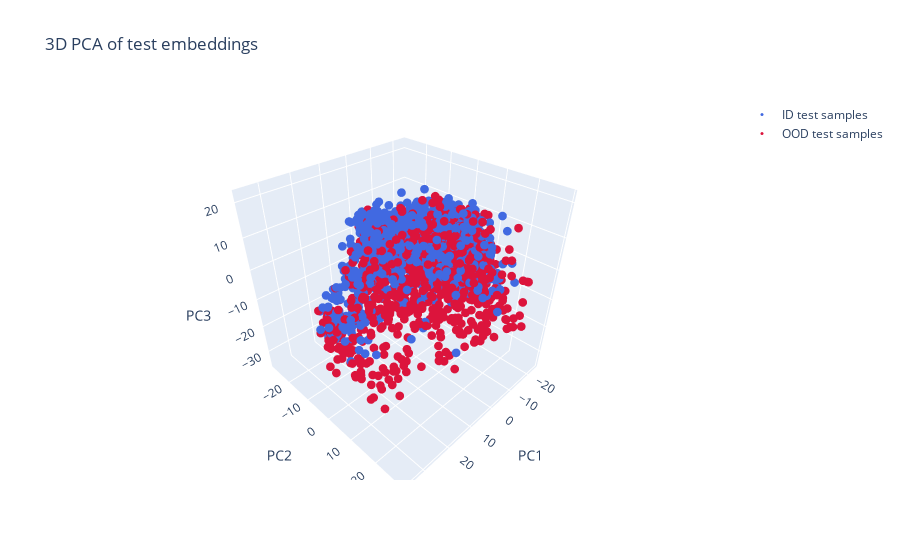

This figure's notebook cell:
### Markdown cell above
### Visualisation

### Code cell
# Plot PCA, t-SNE and UMAP of unclassified samples  
# -----------------------------------
from src.analysis.visualization import plot_dim_reduction_3d_embeddings

pca_config = {'n_components': 3}
tsne_config = {'n_components': 3, 'perplexity': 50}
umap_config = {'n_components': 3, 'n_neighbors': 15, 'min_dist': 0.1}

# --- PCA only ---
_ = plot_dim_reduction_3d_embeddings(
    id_test_embeddings=id_test_embeddings, 
    od_test_embeddings=od_test_embeddings, 
    labels_id=None, 
    labels_ood=None,
    pca_config=pca_config
)

# --- t-SNE only ---
'''
_ = plot_dim_reduction_3d_embeddings(
    id_test_embeddings=id_test_embeddings, 
    od_test_embeddings=od_test_embeddings, 
    labels_id=None, 
    labels_ood=None,
    tsne_config=tsne_config
)

# --- UMAP only ---
_ = plot_dim_reduction_3d_embeddings(
    id_test_embeddings=id_test_embeddings, 
    od_test_embeddings=od_test_embeddings, 
    labels_id=None, 
    labels_ood=None,
    umap_config=umap_config
)
'''

### Figure 1 — Plotly figure (JSON) as saved in the notebook; plotly's stock layout.template omitted (floating-point values rounded to 4 significant figures; data arrays with more than 128 entries replaced by an {"elided": "..."} marker saying what was removed)
{"data": [{"marker": {"color": "royalblue", "size": 3}, "mode": "markers", "name": "ID test samples", "type": "scatter3d", "x": {"elided": "1000 float values"}, "y": {"elided": "1000 float values"}, "z": {"elided": "1000 float values"}}, {"marker": {"color": "crimson", "size": 3}, "mode": "markers", "name": "OOD test samples", "type": "scatter3d", "x": {"elided": "1000 float values"}, "y": {"elided": "1000 float values"}, "z": {"elided": "1000 float values"}}], "layout": {"legend": {"font": {"size": 12}}, "scene": {"aspectmode": "cube", "xaxis": {"title": {"text": "PC1"}}, "yaxis": {"title": {"text": "PC2"}}, "zaxis": {"title": {"text": "PC3"}}}, "title": {"text": "3D PCA of test embeddings"}}}
